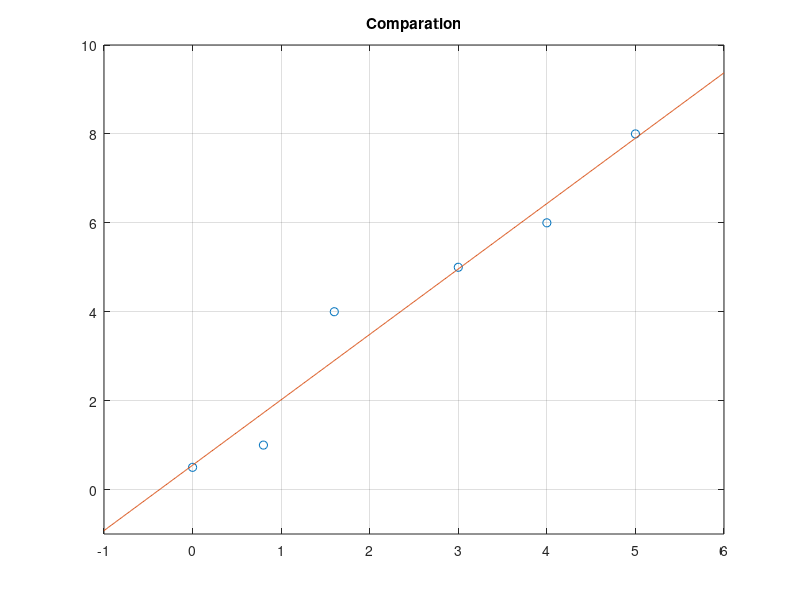

The MATLAB source for this figure: (Note: this script raises an error after producing the figure.)
%% INPUT
epoch = 100;
X = [1 0.0
     1 0.8
     1 1.6
     1 3.0
     1 4.0
     1 5.0];
d = [0.5 1 4 5 6 8]';
W = [0.5;0.5];
speed = 0.02;

%% MAIN CODE
for n = 0 : epoch
    for i = 1:length(d)
        e = d(i) - X(i,:) * W;
        W = W + e * speed * X(i,:)';
        w1(n+1) = W(1);
        w2(n+1) = W(2);
    end
end
%% OUTPUT
plot([0 0.8 1.6 3 4 5],[0.5 1 4 5 6 8],'o');
grid on;
hold on;
axis([-1,6,-1,10]);
s = sprintf('Comparation');
title(s);
x = -1:.01:6;
y1 = x*W(2)+W(1);
y2 = x*1.47+0.555;
plot(x,y1);
hold on;
plot(x,y2,:);
legend('point','y1(LMS)','y2(LLS)');
